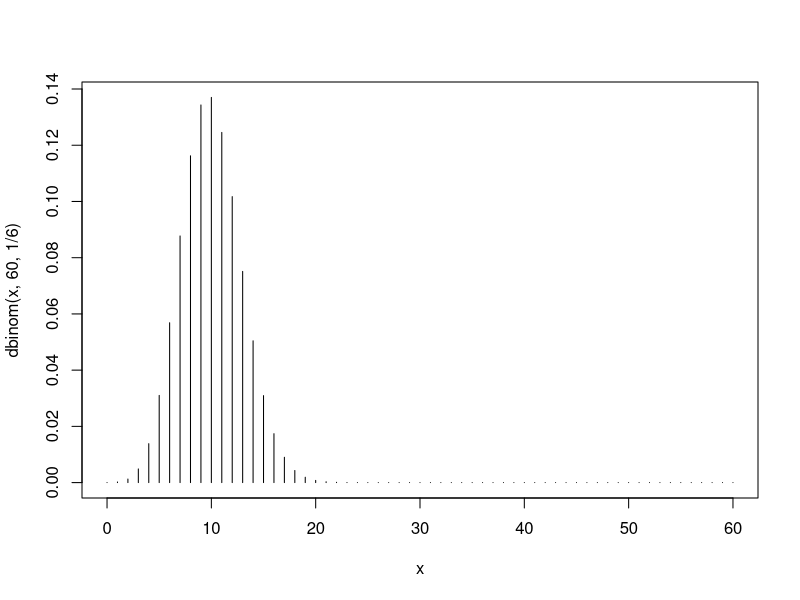
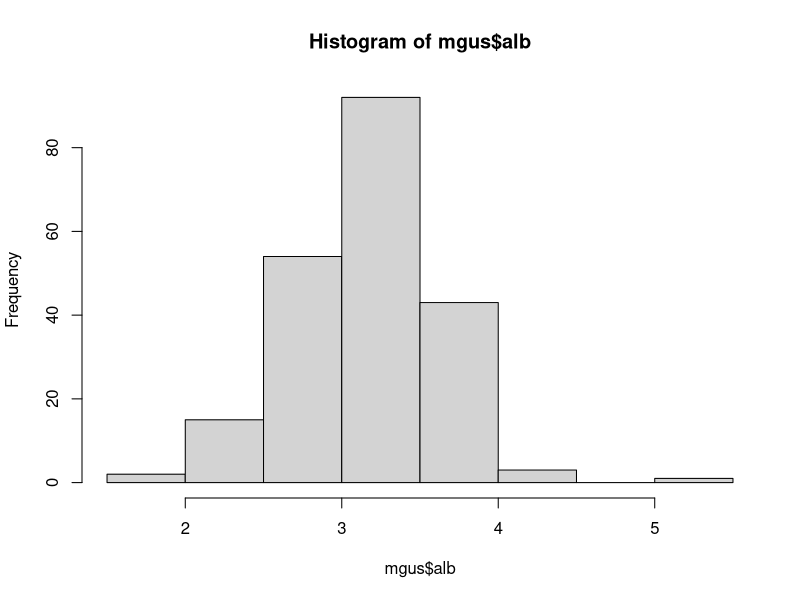
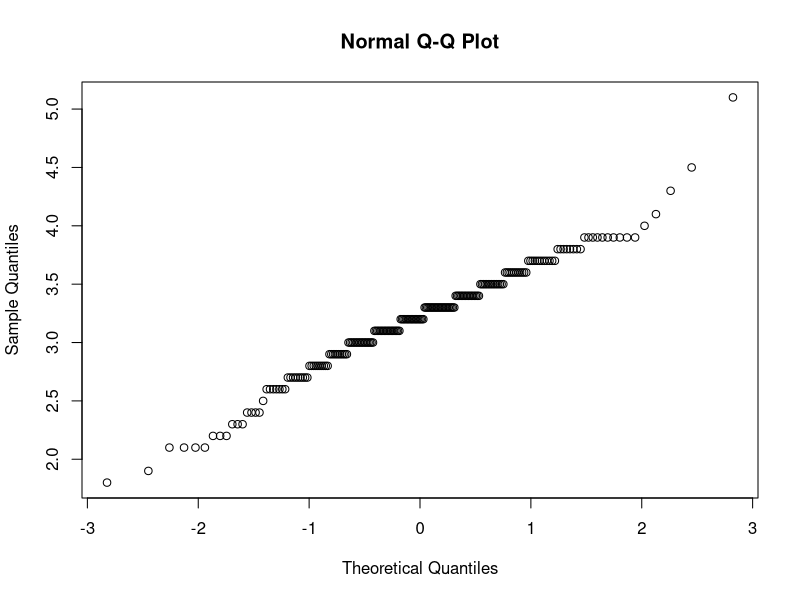

Source code (R) for these figures, in order:
## ---- chunk 1
dbinom(x = 10, size = 60, prob = 1/6)
## ---- chunk 2
pbinom(q = 10, size = 60, prob = 1/6)
sum(dbinom(0:10, 60, 1/6))
## ---- chunk 3
1 - pbinom(q = 9, size = 60, prob = 1/6)
pbinom(q = 9, size = 60, prob = 1/6, lower.tail = FALSE)
sum(dbinom(10:60, 60, 1/6))
## ---- chunk 4
x <- 0:60
plot(x, dbinom(x, 60, 1/6), type = 'h')
## ---- chunk 5
pbinom(80, 200, p = 0.464)
## ---- chunk 6
pnorm(100, mean = 70, sd = 21) - pnorm(50, 70, 21)
## ---- chunk 7
qnorm(0.025)
qnorm(0.025, mean = 24, sd = 4)
## ---- chunk 8
pnorm(97, mean = 102, sd = 4.2)
pnorm(110, mean = 102, sd = 4.2, lower.tail = F)
pnorm(120, mean = 102, sd = 4.2, lower.tail = F)
## ---- chunk 9
library(survival)
data(mgus)
## ---- chunk 10
hist(mgus$alb)
qqnorm(mgus$alb)
